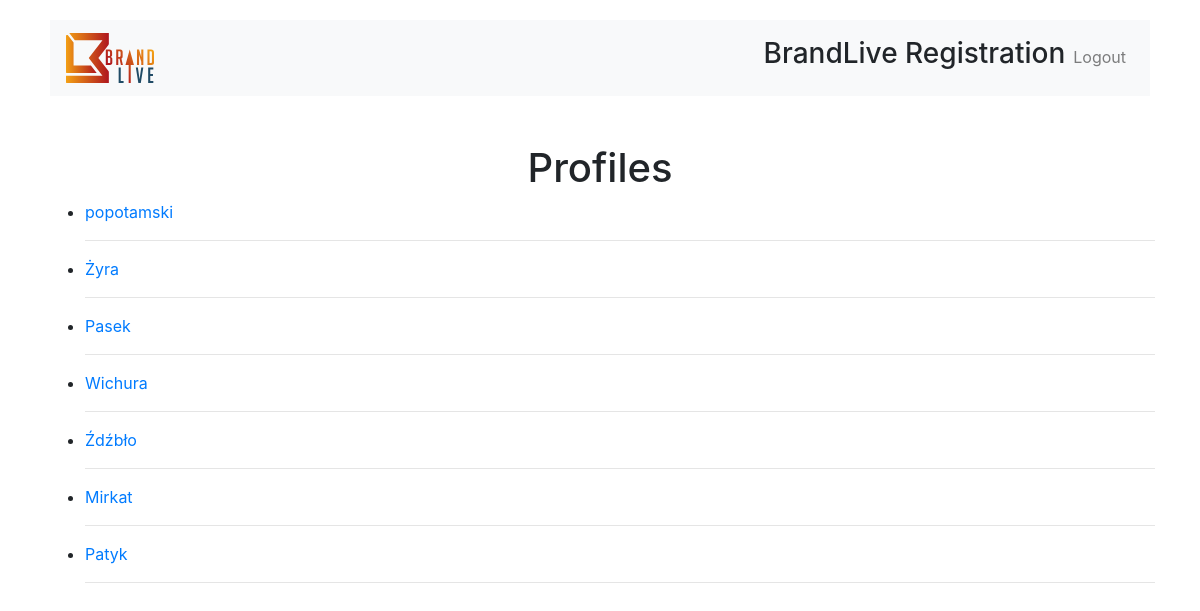
/profiles (signed in), run on the app's committed database.
### candidate_app/models.py (models this page shows)
class CandidateProfile(User):
    gender_choice = (
        ('Female', 'Female'),
        ('Male', 'Male'),
    )
    age_choice = (
        ('16-20', '16-20'),
        ('21-30', '21-30'),
        ('31-40', '31-40'),
        ('40+', '40+'),
    )
    gender = models.CharField(max_length=20, choices=gender_choice)
    age = models.CharField(max_length=20, choices=age_choice)
    location = models.CharField(max_length=200, default='London')
    phone_number = models.CharField(max_length=20, blank=True)
    photo = models.ImageField(upload_to='images/', blank=True)
    note = models.TextField(max_length=500,
                            blank=True)
    def get_absolute_url(self):
        return reverse('profile-detail', args=[str(self.id)])

### candidate_app/views.py (the view)
# urls.py: path('profiles', CandidateProfileListView.as_view(), name='profiles'),
class CandidateProfileListView(generic.ListView):
    model = CandidateProfile

### candidate_app/templates/candidate_app/candidateprofile_list.html (shortened to what this page needs)
{% extends "base_generic.html" %}
{% block content %}
{% if request.user.is_authenticated %}
<div class="container">
  <h1 style="text-align:center">Profiles</h1>
  {% if object_list %}
  <ul>
    {% for profile in object_list %}
      <li>{{profile.fist_name}}  <a href="{{ profile.get_absolute_url }}">{{profile.last_name}}</a>
        <hr>
      </li>
    {% endfor %}
  </ul>
  {% else %}
    <p>There are no profiles in the records.</p>
  {% endif %}
  </div>
{% else %}
    <div style="text-align: center;">
        <h4> You are not Logged in. Please log in <a href="{% url 'user-login' %}">here</a></h4>
    </div>
{% endif %}
{% endblock %}

### data on the page
CandidateProfile: last_name "popotamski"
CandidateProfile: last_name "Żyra"
CandidateProfile: last_name "Pasek"
CandidateProfile: last_name "Wichura"
CandidateProfile: last_name "Źdźbło"
CandidateProfile: last_name "Mirkat"
CandidateProfile: last_name "Patyk"
